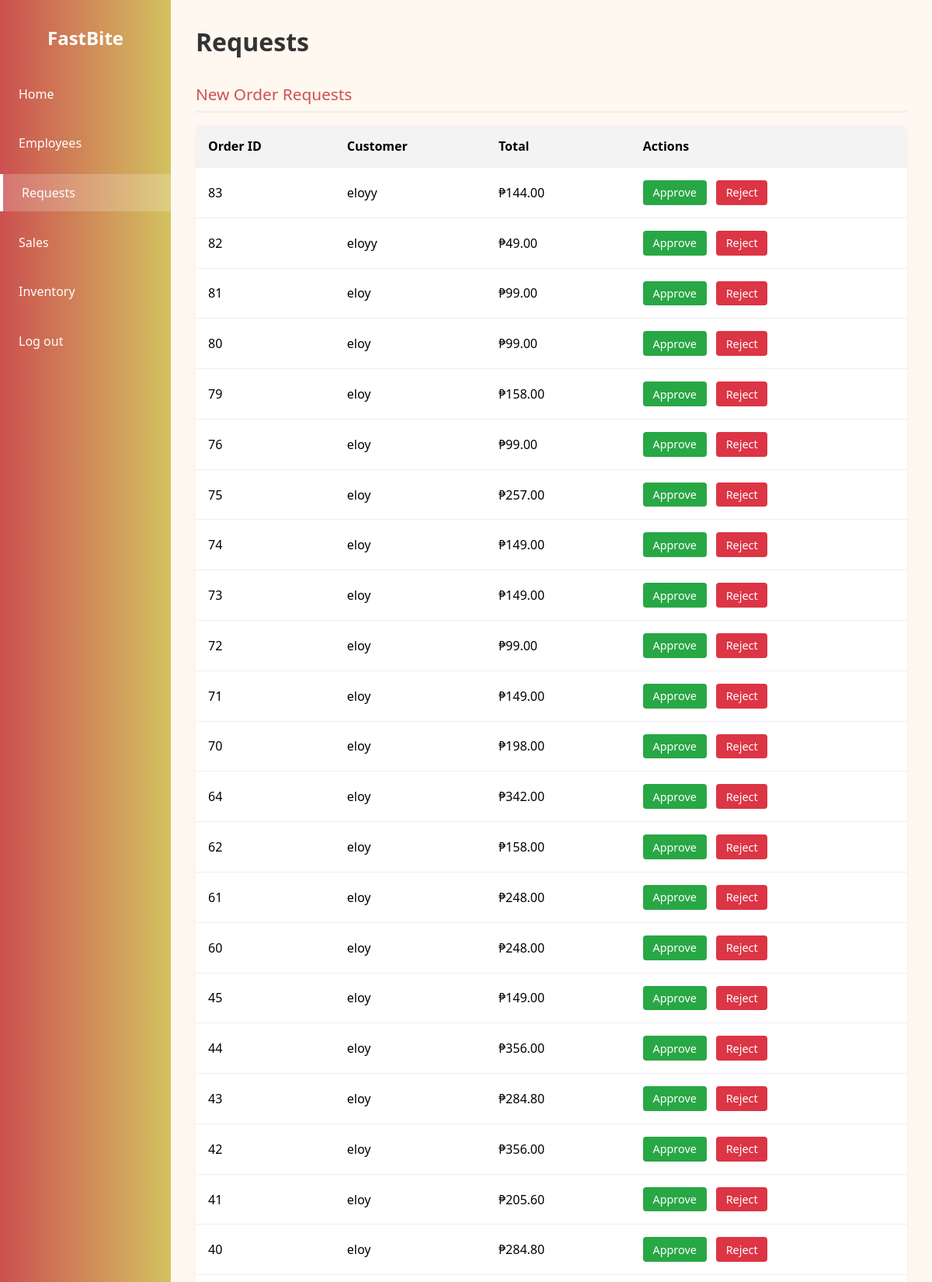
The app's page /requests.php (signed in, upper part) with its own data.
### tables this page shows
CREATE TABLE `order` (
  `order_id` int(11) NOT NULL,
  `customer_id` int(11) NOT NULL,
  `employee_id` int(11) DEFAULT NULL,
  `order_date` datetime NOT NULL DEFAULT current_timestamp(),
  `order_status` varchar(50) NOT NULL DEFAULT 'Pending',
  `total_amount` decimal(10,2) NOT NULL
);

CREATE TABLE `users` (
  `user_id` int(11) NOT NULL,
  `username` varchar(50) NOT NULL,
  `password` varchar(255) NOT NULL,
  `role` enum('admin','employee','customer') NOT NULL,
  `email` varchar(100) DEFAULT NULL
);

### requests.php (the view, shortened to what this page needs)
<?php
include('includes/config.php');
$orderQuery = "
    SELECT
        o.order_id,
        u.username AS customer,
        o.total_amount
    FROM `order` o
    JOIN users u ON o.customer_id = u.user_id
    WHERE o.order_status = 'Pending'
    ORDER BY o.order_id DESC
";
$orderStmt = $dbh->prepare($orderQuery);
$orderStmt->execute();
$orderRequests = $orderStmt->fetchAll(PDO::FETCH_ASSOC);
?>
<!DOCTYPE html>
<html lang="en">
<head>
</head>
<body>
<nav class="sidebar">
  <h2>FastBite</h2>
  <ul>
    <li><a href="admin-dashboard.php">Home</a></li>
    <li><a href="employee-database.php">Employees</a></li>
    <li><a href="requests.php" class="active">Requests</a></li>
    <li><a href="sales-report.php">Sales</a></li>
    <li><a href="inventory-report.php">Inventory</a></li>
    <li><a href="logout.php">Log out</a></li>
  </ul>
</nav>
<div class="main-content">
  <h1>Requests</h1>
  <div class="section-title">New Order Requests</div>
  <table>
    <thead>
      <tr>
        <th>Order ID</th>
        <th>Customer</th>
        <th>Total</th>
        <th>Actions</th>
      </tr>
    </thead>
    <tbody>
      <?php foreach ($orderRequests as $order): ?>
      <tr>
        <td><?= htmlspecialchars($order['order_id']) ?></td>
        <td><?= htmlspecialchars($order['customer']) ?></td>
        <td>₱<?= number_format($order['total_amount'], 2) ?></td>
        <td>
          <form method="POST" action="requests.php" style="display:inline">
            <button class="btn approve-btn" type="submit">Approve</button>
          </form>
          <form method="POST" action="requests.php" style="display:inline">
            <button class="btn reject-btn" type="submit">Reject</button>
          </form>
        </td>
      </tr>
      <?php endforeach; ?>
    </tbody>
  </table>
</div>
</body>
</html>

### requests.php (style rules this page uses)
:root { --sidebar-width: 220px; --primary: #cc5050; --secondary: #d3c260; --bg-light: #fff8f0; --text-dark: #333; }
* { box-sizing: border-box; margin: 0; padding: 0; font-family: "Segoe UI", sans-serif; }
body { display: flex; background-color: var(--bg-light); min-height: 100vh; }
.sidebar { width: var(--sidebar-width); background: linear-gradient(to right, var(--primary), var(--secondary)); color: white; padding-top: 2rem; position: fixed; top: 0; bottom: 0; left: 0; }
.sidebar h2 { text-align: center; margin-bottom: 2rem; font-size: 1.5rem; }
.sidebar ul { list-style: none; padding: 0; }
.sidebar ul li { margin: 1rem 0; }
.sidebar ul li a { color: white; text-decoration: none; padding: 0.8rem 1.5rem; display: block; transition: background 0.3s; }
.sidebar ul li a:hover, .sidebar ul li a.active { background: rgba(255, 255, 255, 0.2); border-left: 4px solid white; }
.main-content { margin-left: var(--sidebar-width); padding: 2rem; flex: 1; }
.main-content h1 { font-size: 2rem; margin-bottom: 1rem; color: var(--text-dark); }
.section-title { font-size: 1.3rem; color: var(--primary); margin: 2rem 0 1rem; border-bottom: 2px solid #eee; padding-bottom: 0.5rem; }
table { width: 100%; border-collapse: collapse; background: white; border-radius: 8px; overflow: hidden; box-shadow: 0 4px 8px rgba(0,0,0,0.05); margin-bottom: 2rem; }
th, td { padding: 1rem; text-align: left; border-bottom: 1px solid #eee; }
th { background: #f3f3f3; }
.btn { padding: 0.4rem 0.8rem; margin-right: 0.5rem; font-size: 0.9rem; border: none; border-radius: 4px; cursor: pointer; }
.approve-btn { background-color: #28a745; color: white; }
.reject-btn { background-color: #dc3545; color: white; }

### records on screen
order: order_id "83", users.username "eloyy", total_amount "144.00"
order: order_id "82", users.username "eloyy", total_amount "49.00"
order: order_id "81", users.username "eloy", total_amount "99.00"
order: order_id "80", users.username "eloy", total_amount "99.00"
order: order_id "79", users.username "eloy", total_amount "158.00"
order: order_id "76", users.username "eloy", total_amount "99.00"
order: order_id "75", users.username "eloy", total_amount "257.00"
order: order_id "74", users.username "eloy", total_amount "149.00"
order: order_id "73", users.username "eloy", total_amount "149.00"
order: order_id "72", users.username "eloy", total_amount "99.00"
order: order_id "71", users.username "eloy", total_amount "149.00"
order: order_id "70", users.username "eloy", total_amount "198.00"
order: order_id "64", users.username "eloy", total_amount "342.00"
order: order_id "62", users.username "eloy", total_amount "158.00"
order: order_id "61", users.username "eloy", total_amount "248.00"
order: order_id "60", users.username "eloy", total_amount "248.00"
order: order_id "45", users.username "eloy", total_amount "149.00"
order: order_id "44", users.username "eloy", total_amount "356.00"
order: order_id "43", users.username "eloy", total_amount "284.80"
order: order_id "42", users.username "eloy", total_amount "356.00"
order: order_id "41", users.username "eloy", total_amount "205.60"
order: order_id "40", users.username "eloy", total_amount "284.80"
